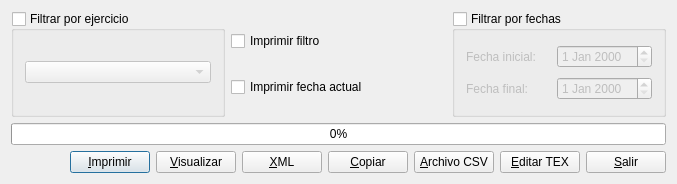
<?xml version="1.0" encoding="UTF-8"?>
<ui version="4.0">
 <author>José Manuel Díez Botella</author>
 <class>imprimediario</class>
 <widget class="QDialog" name="imprimediario">
  <property name="geometry">
   <rect>
    <x>0</x>
    <y>0</y>
    <width>677</width>
    <height>184</height>
   </rect>
  </property>
  <property name="windowTitle">
   <string>Imprimir diario</string>
  </property>
  <layout class="QVBoxLayout" name="verticalLayout_4">
   <item>
    <layout class="QHBoxLayout" name="horizontalLayout_3">
     <item>
      <widget class="QGroupBox" name="ejerciciogroupBox">
       <property name="title">
        <string>Filtrar por ejercicio</string>
       </property>
       <property name="checkable">
        <bool>true</bool>
       </property>
       <property name="checked">
        <bool>false</bool>
       </property>
       <layout class="QVBoxLayout" name="verticalLayout_2">
        <item>
         <widget class="QComboBox" name="ejercicioscomboBox"/>
        </item>
       </layout>
      </widget>
     </item>
     <item>
      <layout class="QVBoxLayout" name="verticalLayout_3">
       <item>
        <widget class="QCheckBox" name="confiltrocheckBox">
         <property name="text">
          <string>Imprimir filtro</string>
         </property>
        </widget>
       </item>
       <item>
        <widget class="QCheckBox" name="fechaactualcheckBox">
         <property name="text">
          <string>Imprimir fecha actual</string>
         </property>
        </widget>
       </item>
      </layout>
     </item>
     <item>
      <widget class="QGroupBox" name="fechasgroupBox">
       <property name="title">
        <string>Filtrar por fechas</string>
       </property>
       <property name="checkable">
        <bool>true</bool>
       </property>
       <property name="checked">
        <bool>false</bool>
       </property>
       <layout class="QVBoxLayout" name="verticalLayout">
        <item>
         <layout class="QHBoxLayout" name="horizontalLayout_2">
          <item>
           <widget class="QLabel" name="label">
            <property name="text">
             <string>Fecha inicial:</string>
            </property>
           </widget>
          </item>
          <item>
           <widget class="QDateEdit" name="inicialdateEdit"/>
          </item>
         </layout>
        </item>
        <item>
         <layout class="QHBoxLayout" name="horizontalLayout">
          <item>
           <widget class="QLabel" name="label_2">
            <property name="text">
             <string>Fecha final:</string>
            </property>
           </widget>
          </item>
          <item>
           <widget class="QDateEdit" name="finaldateEdit"/>
          </item>
         </layout>
        </item>
       </layout>
      </widget>
     </item>
    </layout>
   </item>
   <item>
    <widget class="QProgressBar" name="progressBar">
     <property name="value">
      <number>0</number>
     </property>
     <property name="orientation">
      <enum>Qt::Horizontal</enum>
     </property>
    </widget>
   </item>
   <item>
    <layout class="QHBoxLayout">
     <property name="spacing">
      <number>6</number>
     </property>
     <property name="leftMargin">
      <number>0</number>
     </property>
     <property name="topMargin">
      <number>0</number>
     </property>
     <property name="rightMargin">
      <number>0</number>
     </property>
     <property name="bottomMargin">
      <number>0</number>
     </property>
     <item>
      <spacer>
       <property name="orientation">
        <enum>Qt::Horizontal</enum>
       </property>
       <property name="sizeType">
        <enum>QSizePolicy::Expanding</enum>
       </property>
       <property name="sizeHint" stdset="0">
        <size>
         <width>51</width>
         <height>20</height>
        </size>
       </property>
      </spacer>
     </item>
     <item>
      <widget class="QPushButton" name="imprimepushButton">
       <property name="text">
        <string>&amp;Imprimir</string>
       </property>
       <property name="icon">
        <iconset resource="keme.qrc">
         <normaloff>:/iconos/graf/printer.png</normaloff>:/iconos/graf/printer.png</iconset>
       </property>
       <property name="shortcut">
        <string>Alt+I</string>
       </property>
      </widget>
     </item>
     <item>
      <widget class="QPushButton" name="visualizarpushButton">
       <property name="text">
        <string>&amp;Visualizar</string>
       </property>
       <property name="icon">
        <iconset resource="keme.qrc">
         <normaloff>:/iconos/graf/ghostview.xpm</normaloff>:/iconos/graf/ghostview.xpm</iconset>
       </property>
       <property name="shortcut">
        <string>Alt+V</string>
       </property>
      </widget>
     </item>
     <item>
      <widget class="QPushButton" name="xmlpushButton">
       <property name="text">
        <string>&amp;XML</string>
       </property>
       <property name="icon">
        <iconset resource="keme.qrc">
         <normaloff>:/iconos/graf/xml.jpeg</normaloff>:/iconos/graf/xml.jpeg</iconset>
       </property>
      </widget>
     </item>
     <item>
      <widget class="QPushButton" name="copiarpushButton">
       <property name="text">
        <string>&amp;Copiar</string>
       </property>
       <property name="icon">
        <iconset resource="keme.qrc">
         <normaloff>:/iconos/graf/copiar.png</normaloff>:/iconos/graf/copiar.png</iconset>
       </property>
      </widget>
     </item>
     <item>
      <widget class="QPushButton" name="csvpushButton">
       <property name="text">
        <string>&amp;Archivo CSV</string>
       </property>
       <property name="icon">
        <iconset resource="keme.qrc">
         <normaloff>:/iconos/graf/disk.xpm</normaloff>:/iconos/graf/disk.xpm</iconset>
       </property>
      </widget>
     </item>
     <item>
      <widget class="QPushButton" name="texpushButton">
       <property name="text">
        <string>&amp;Editar TEX</string>
       </property>
       <property name="icon">
        <iconset resource="keme.qrc">
         <normaloff>:/iconos/graf/tex.png</normaloff>:/iconos/graf/tex.png</iconset>
       </property>
      </widget>
     </item>
     <item>
      <widget class="QPushButton" name="salirpushButton">
       <property name="text">
        <string>&amp;Salir</string>
       </property>
       <property name="icon">
        <iconset resource="keme.qrc">
         <normaloff>:/iconos/graf/application-exit.png</normaloff>:/iconos/graf/application-exit.png</iconset>
       </property>
       <property name="shortcut">
        <string>Alt+S</string>
       </property>
      </widget>
     </item>
    </layout>
   </item>
  </layout>
 </widget>
 <layoutdefault spacing="6" margin="11"/>
 <pixmapfunction>qPixmapFromMimeSource</pixmapfunction>
 <tabstops>
  <tabstop>confiltrocheckBox</tabstop>
  <tabstop>fechaactualcheckBox</tabstop>
  <tabstop>imprimepushButton</tabstop>
  <tabstop>visualizarpushButton</tabstop>
  <tabstop>xmlpushButton</tabstop>
  <tabstop>copiarpushButton</tabstop>
  <tabstop>csvpushButton</tabstop>
  <tabstop>texpushButton</tabstop>
  <tabstop>salirpushButton</tabstop>
 </tabstops>
 <resources>
  <include location="keme.qrc"/>
 </resources>
 <connections>
  <connection>
   <sender>salirpushButton</sender>
   <signal>clicked()</signal>
   <receiver>imprimediario</receiver>
   <slot>accept()</slot>
   <hints>
    <hint type="sourcelabel">
     <x>20</x>
     <y>20</y>
    </hint>
    <hint type="destinationlabel">
     <x>20</x>
     <y>20</y>
    </hint>
   </hints>
  </connection>
 </connections>
</ui>
